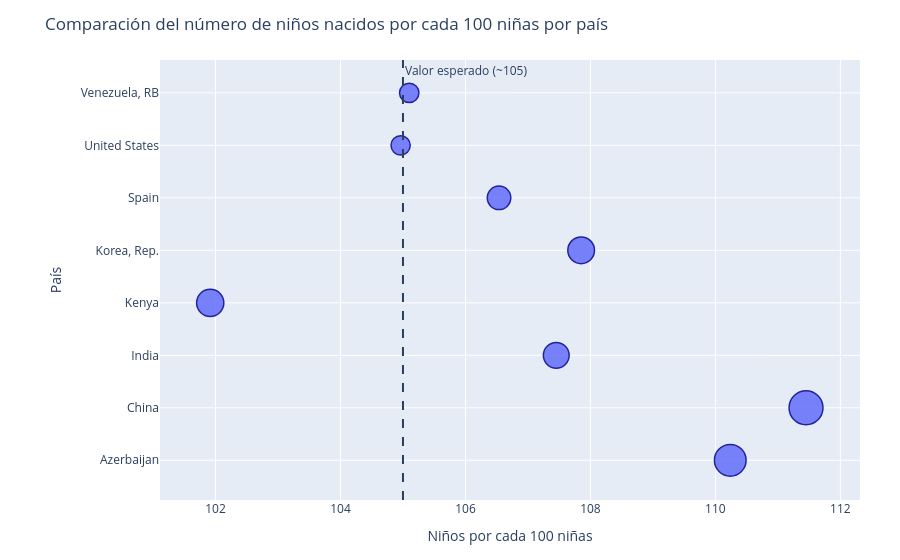

The notebook cell saved with this chart:
### Code cell
# ¿Qué países presentan desequilibrios en los nacimientos y cuáles se mantienen cerca del nivel biológico esperado?

# Lista de países
countries = ["CHN", "KOR", "USA", "VEN", "ESP", "IND", "AZE", "KEN"]

# Filtrar + agrupar
plot_data_points = (
    df_combined[df_combined["Country Code"].isin(countries)]
    .groupby(["Country Name", "Country Code"], as_index=False)["sex_ratio_per_100_female"]
    .mean()
)

# Calcular desviación respecto a 105
plot_data_points["desviacion"] = abs(
    plot_data_points["sex_ratio_per_100_female"] - 105
)

# Tamaño con base mínima visible
plot_data_points["size"] = plot_data_points["desviacion"] * 2 + 6

fig = px.scatter(
    plot_data_points,
    x="sex_ratio_per_100_female",
    y="Country Name",
    size="size",
    size_max=24,
    hover_data={
        "size": False 
    },
    title="Comparación del número de niños nacidos por cada 100 niñas por país",
    labels={
        "sex_ratio_per_100_female": "Niños por cada 100 niñas",
        "Country Name": "País"
    }
)

fig.add_vline(
    x=105,
    line_dash="dash",
    annotation_text="Valor esperado (~105)"
)

fig.update_traces(
    marker=dict(
        line=dict(width=1.5, color="darkblue"),
        opacity=0.85
    )
)

fig.update_layout(
    margin=dict(l=160, r=40, t=60, b=60)
)

fig.write_html("grafico_3_puntos_desequilibrio.html")
fig.show()

### Figure 1 — Plotly figure (JSON) as saved in the notebook; plotly's stock layout.template omitted (floating-point values rounded to 4 significant figures)
{"data": [{"customdata": [[16.47], [18.9], [10.91], [12.17], [11.7], [9.075], [6.075], [6.2]], "hovertemplate": "Niños por cada 100 niñas=%{x}<br>País=%{y}<extra></extra>", "legendgroup": "", "marker": {"color": "#636efa", "line": {"color": "darkblue", "width": 1.5}, "opacity": 0.85, "size": [16.47, 18.9, 10.91, 12.17, 11.7, 9.075, 6.075, 6.2], "sizemode": "area", "sizeref": 0.03281, "symbol": "circle"}, "mode": "markers", "name": "", "orientation": "h", "showlegend": false, "type": "scatter", "x": [110.2, 111.5, 107.5, 101.9, 107.9, 106.5, 105.0, 105.1], "xaxis": "x", "y": ["Azerbaijan", "China", "India", "Kenya", "Korea, Rep.", "Spain", "United States", "Venezuela, RB"], "yaxis": "y"}], "layout": {"annotations": [{"showarrow": false, "text": "Valor esperado (~105)", "x": 105, "xanchor": "left", "xref": "x", "y": 1, "yanchor": "top", "yref": "y domain"}], "legend": {"itemsizing": "constant", "tracegroupgap": 0}, "margin": {"b": 60, "l": 160, "r": 40, "t": 60}, "shapes": [{"line": {"dash": "dash"}, "type": "line", "x0": 105, "x1": 105, "xref": "x", "y0": 0, "y1": 1, "yref": "y domain"}], "title": {"text": "Comparación del número de niños nacidos por cada 100 niñas por país"}, "xaxis": {"anchor": "y", "domain": [0, 1], "title": {"text": "Niños por cada 100 niñas"}}, "yaxis": {"anchor": "x", "domain": [0, 1], "title": {"text": "País"}}}}
